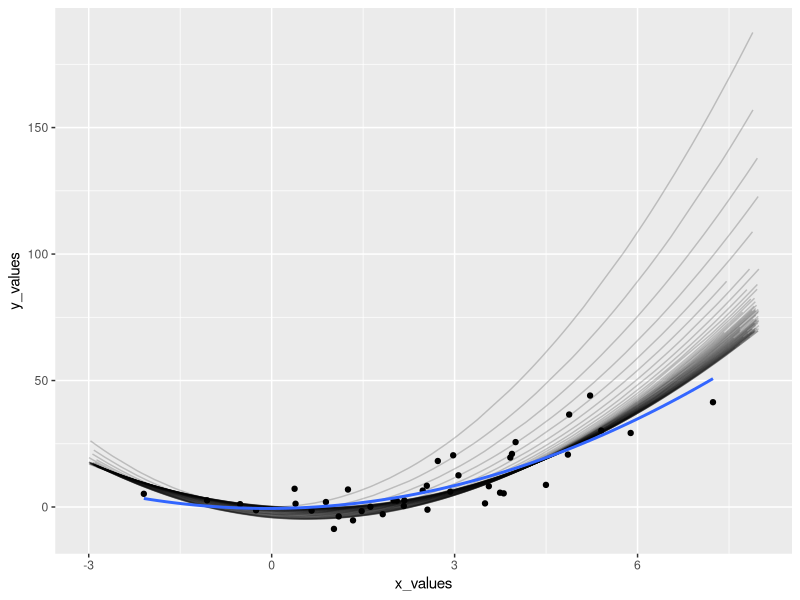
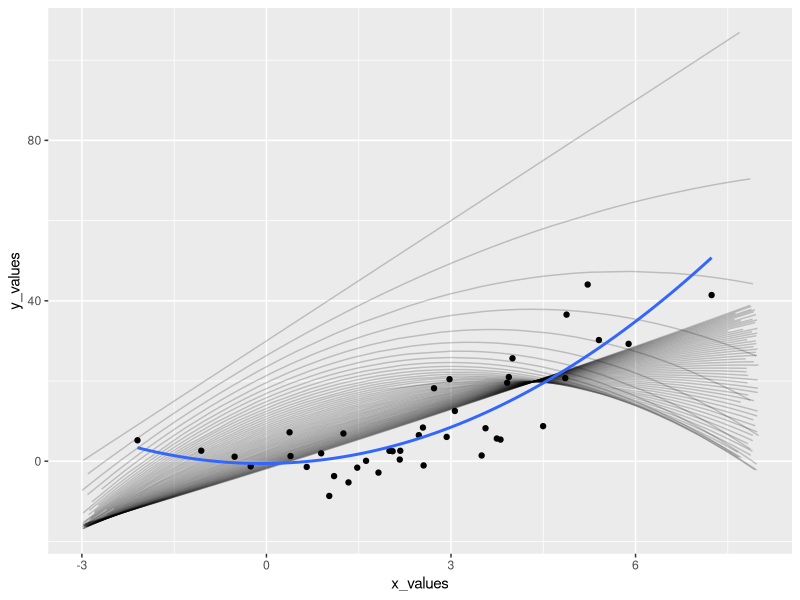
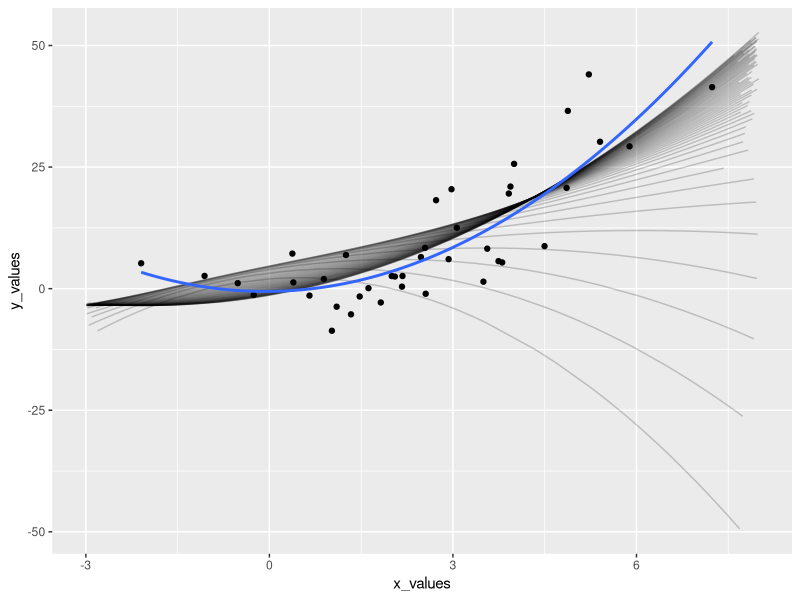
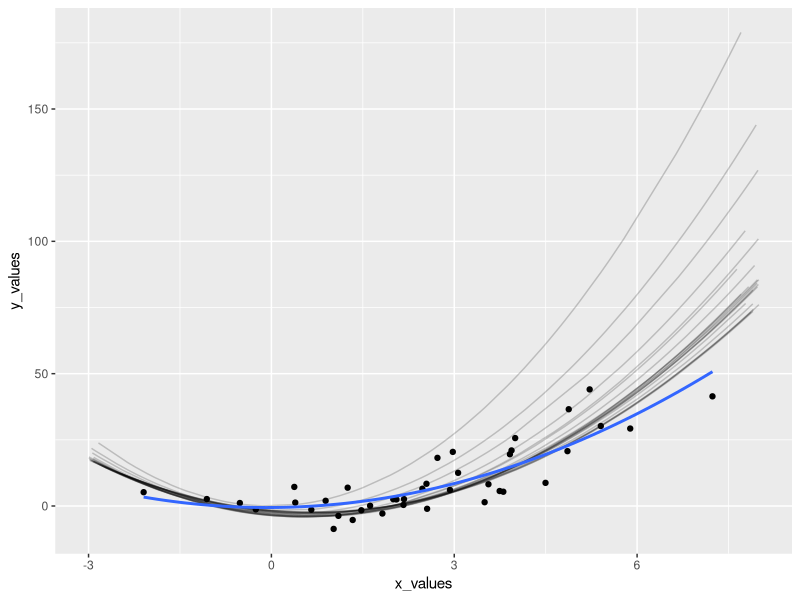
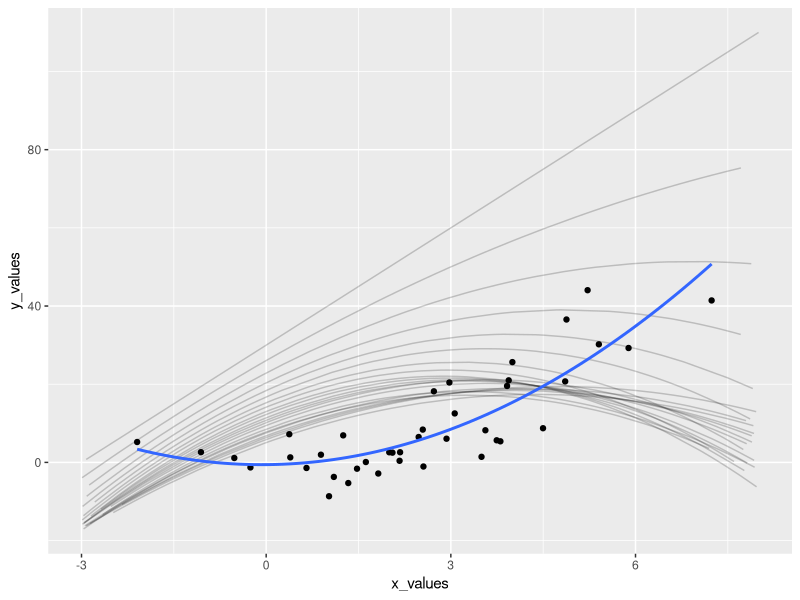
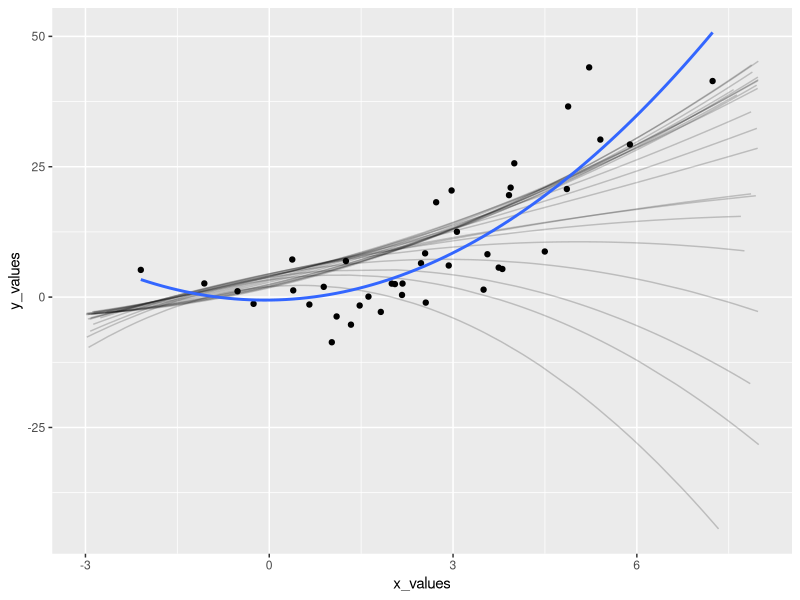

Generate these figures, in order, with R:

library(tidyverse)

len = 40
start = -3
end = 8

num_frames = 60
num_stocastic_frames = 1000
draw_stocastic_frams = 20
gradient_update = 0.00001

x_values = rnorm(len,mean=3,sd=2)
y_values = x_values^2 + rnorm(len)*(x_values + 3)

raw_data = data.frame(x_values,y_values)

regression = function(ps){
  ggplot(ps,aes(x=x_values,y=y_values)) +
   geom_point() +
   geom_smooth(method="lm",formula=y~I(x^2)+x)
}
valuation = function(x_values,coefs){
  coefs[1] + coefs[2] * x_values + coefs[3] * x_values^2
}
coef_cost = function(ps,coefs){
  sum((valuation(ps$x_values, coefs) - ps$y_values)^2)
}
coefs_differnetial = function(ps,coefs){
  cost = coef_cost(ps,coefs)
  a = coefs[3]
  b = coefs[2]
  c = coefs[1]
  x = ps$x_values
  y = ps$y_values
  coefs_diff = numeric(3)
  inner_val = (c+b*x+a*x^2-y)
  coefs_diff[1] = sum(2*inner_val)
  coefs_diff[2] = sum(2*x*inner_val)
  coefs_diff[3] = sum(2*x^2*inner_val)
  coefs_diff
}
plot_function = function(coefs,framenum){
  x_points = runif(80,min=start,max=end)
  y_points = valuation(x_points,coefs)
  point_data = data.frame(x_points,y_points)
  geom_line(data=point_data,mapping=aes(x=x_points,y=y_points),alpha=0.2)# + 0.2 * (1-(framenum/num_frames)))
}
plot_overlayed = function(){
  ggplot(raw_data,aes(x=x_values,y=y_values)) +
    geom_point()# + 
    #geom_smooth(method="lm", formula=y~I(x^2)+x)
}

get_plot = function(start_coefs){
  cur_plot = plot_overlayed() 
  cur_plot = cur_plot + plot_function(start_coefs,0)
  for(x in 1:num_frames){
    new_coefs = start_coefs - gradient_update * c(100,10,1) * coefs_differnetial(raw_data,start_coefs)
    start_coefs = new_coefs
    cur_plot = cur_plot + plot_function(new_coefs,x)
    print(coef_cost(raw_data,new_coefs))
    print(start_coefs)
  }
  regreessed_plot = cur_plot + geom_smooth(method="lm", formula=y~I(x^2)+x,se=FALSE)
  regreessed_plot
}
plot1 = get_plot(c(0,0.11,3))
plot2 = get_plot(c(30,10,0))
plot3 = get_plot(c(2,1,-1))
  
ggsave("plot1.png",plot=plot1)
ggsave("plot2.png",plot=plot2)
ggsave("plot3.png",plot=plot3)


## Stocastic gradient descent 


get_socastic_plot = function(start_coefs){
  cur_plot = plot_overlayed() 
  cur_plot = cur_plot + plot_function(start_coefs,0)
  for(x in 1:num_stocastic_frames){
    data_entry = raw_data[sample(1:len,1),]
    new_coefs = start_coefs - gradient_update * c(100,10,1) * coefs_differnetial(data_entry,start_coefs)
    start_coefs = new_coefs
    if(x%%(num_stocastic_frames/draw_stocastic_frams) == 0){
      cur_plot = cur_plot + plot_function(new_coefs,x)
      print(coef_cost(raw_data,new_coefs))
      print(start_coefs)
    }
  }
  regreessed_plot = cur_plot + geom_smooth(method="lm", formula=y~I(x^2)+x,se=FALSE)
  regreessed_plot
}

plot1 = get_socastic_plot(c(0,0.11,3))
plot2 = get_socastic_plot(c(30,10,0))
plot3 = get_socastic_plot(c(2,1,-1))

ggsave("stoc_plot1.png",plot=plot1)
ggsave("stoc_plot2.png",plot=plot2)
ggsave("stoc_plot3.png",plot=plot3)

